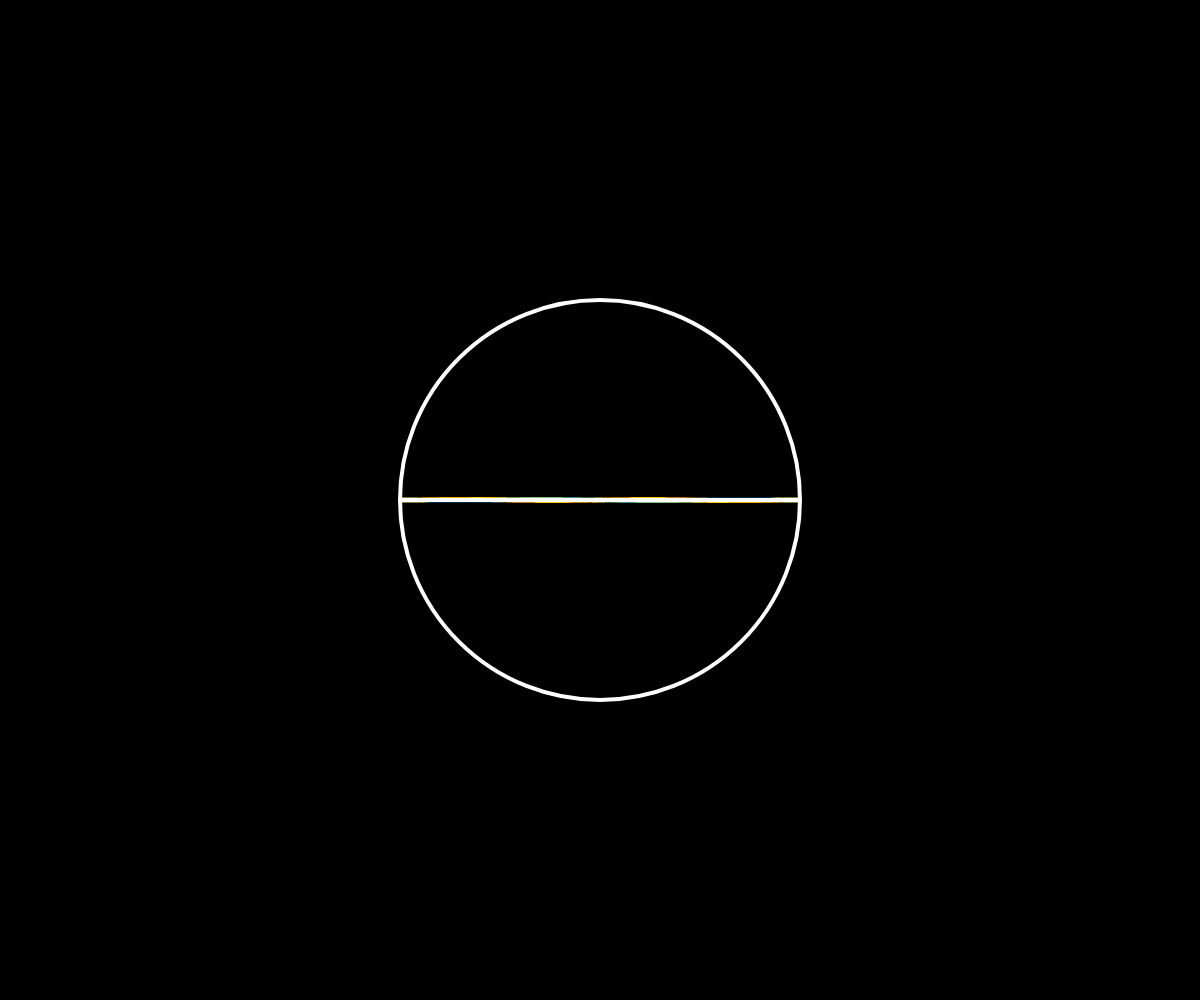
Frame 1 (no input)
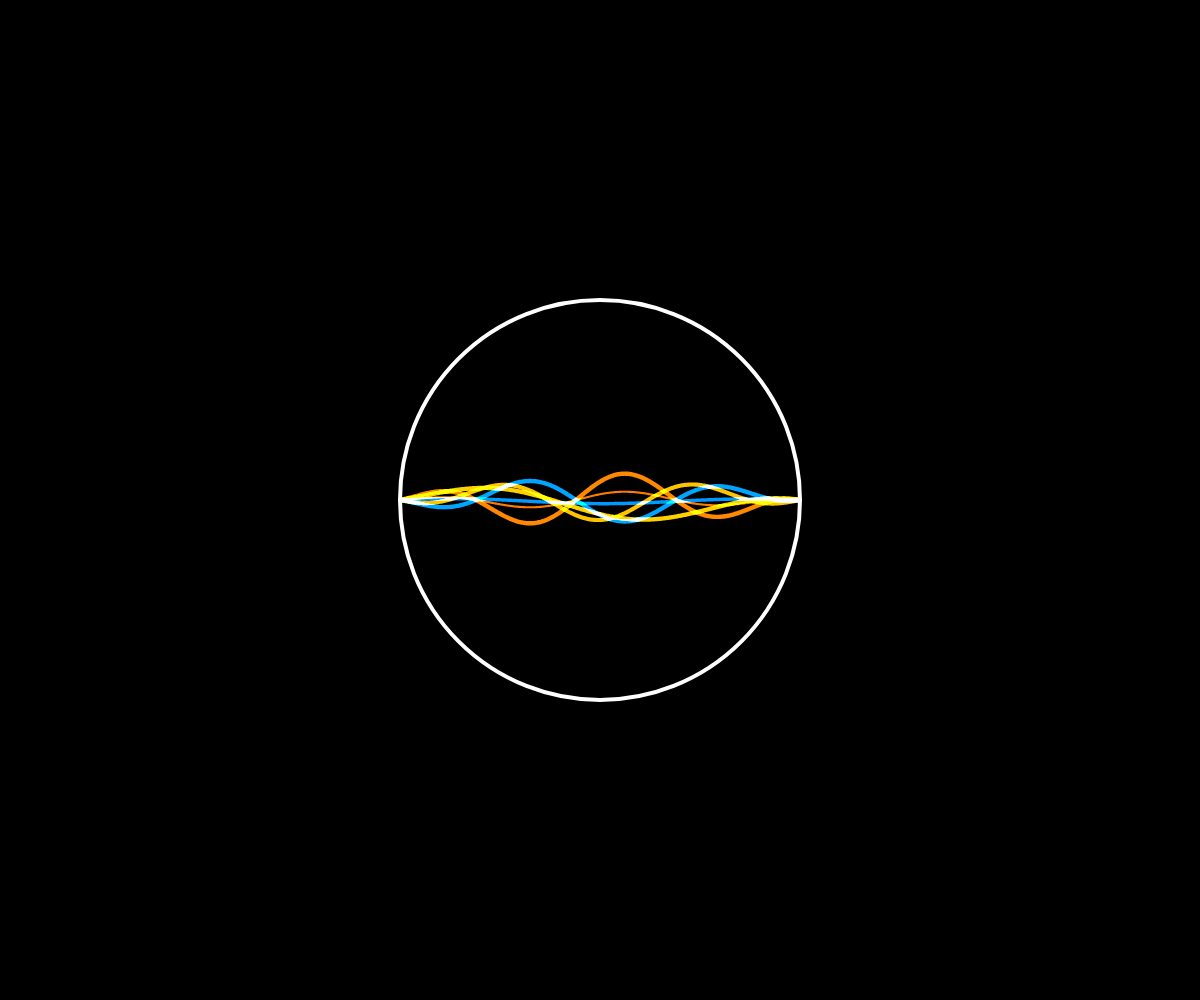
Frame 60 (no input)
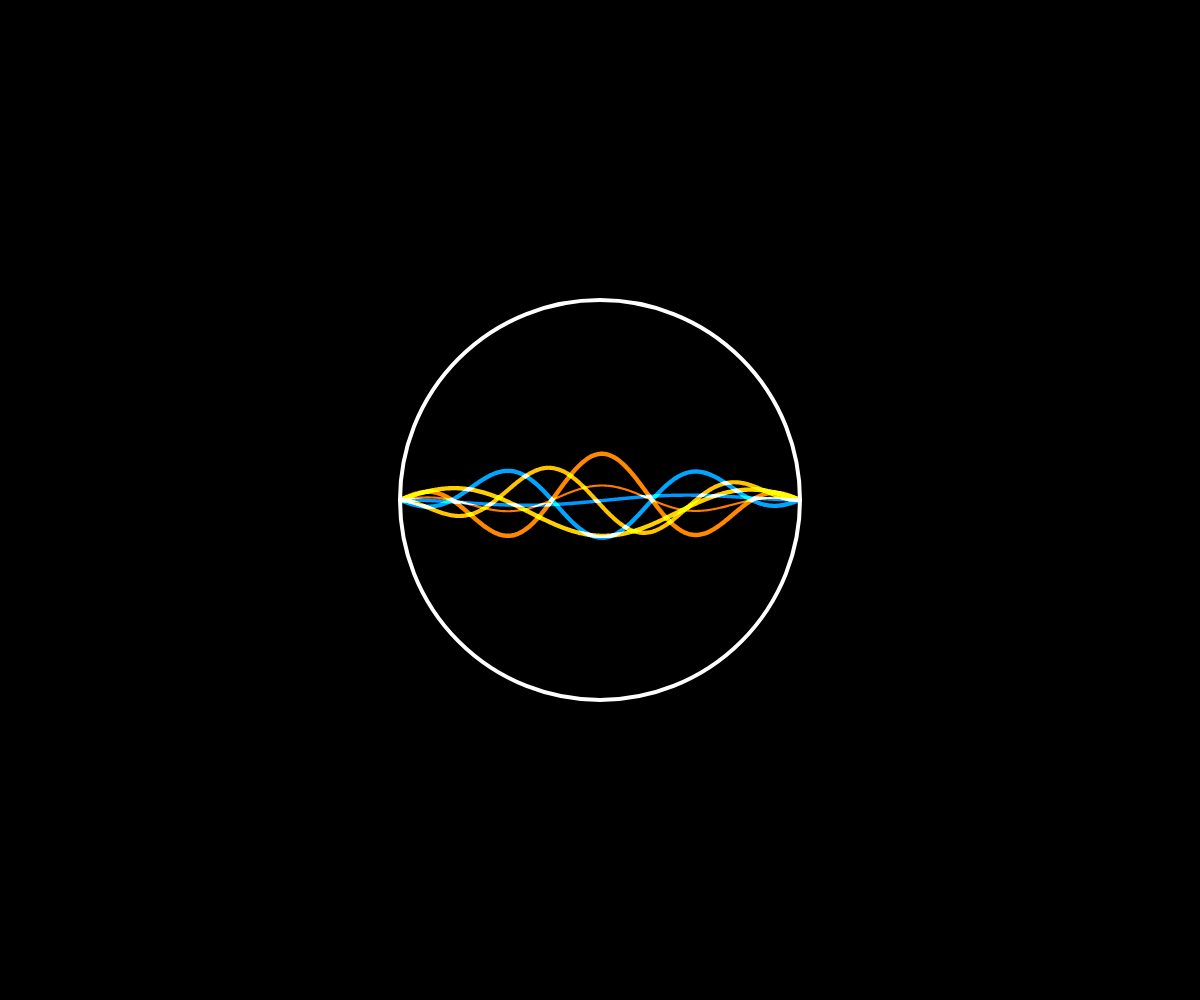
Frame 120 (the mouse pressed at the canvas centre since frame 60)

The p5.js sketch that drew these frames (run headless with seeded random() and noise() and a simulated clock; from frame 60 on, the mouse is pressed at the canvas centre):

// p5.js sketch
// ── sketch.js
// By Roni Kaufman
// https://ronikaufman.github.io/
// https://twitter.com/KaufmanRoni

let l = 400;
let seeed;
let colors = ["#008cff", "#0099ff", "#00a5ff", "#00b2ff", "#00bfff", "#00cbff", "#00d8ff", "#00e5ff", "#00f2ff", "#00ffff", "#ff7b00", "#ff8800", "#ff9500", "#ffa200", "#ffaa00", "#ffb700", "#ffc300", "#ffd000", "#ffdd00", "#ffea00"];
const N_FRAMES = 500;

function setup() {
  createCanvas(windowWidth, windowHeight);
  noFill();
  strokeCap(SQUARE);
  seeed = random(1000);
}

function draw() {
  clear();
  background(0);
  randomSeed(seeed);
  blendMode(ADD)
  translate(width/2, height/2);
  let z = (frameCount%N_FRAMES)/N_FRAMES;
  
  for (let i = 0; i < 6; i++) {
    stroke(random(colors));
    strokeWeight(random(2, 5));
    let n = floor(random(1, 3))*random([-1, 1]);
    let h = random(5, l/6);
		h *= -sq(2*z-1)+1;
    let sp = random([-3, -2, -2, -1, -1, -1, 1, 1, 1, 2, 2, 3]);
    makeWave(n, h, sp);
  }
  
  stroke(255);
  strokeWeight(4);
  circle(0, 0, l);
  
  if (frameCount % N_FRAMES === 0) {
    seeed = random(1000*frameCount);
  }
}

function makeWave(n, h, sp) {
  let t = TWO_PI*(frameCount%N_FRAMES)/N_FRAMES;
  beginShape();
  for (let x = -l/2; x < l/2; x++) {
    let z = map(x, -l/2, l/2, 0, 1);
    let alpha = -sq(2*z-1)+1;
    let off = sin(n*TWO_PI*(x+l/2)/l+sp*t)*h*alpha;
    curveVertex(x, off);
  }
  endShape();
}
